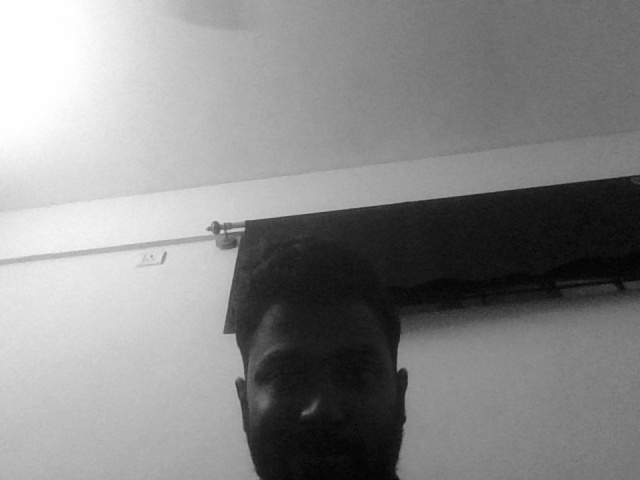
#> input picture Frames/Frame10.jpg, 640 x 480 px, found by its file name; its folder holds only this picture in this run
$ python Apply_Countour_detection.py
#> lines starting #> are read from the running program, lines starting #| are printed output that depends on the picture; after the words box and inside, x2 and y2 are one past the last pixel; in counts of white or black regions, pixels touching at a corner belong together
import os
import cv2
import numpy as np

DirPath = '.\Frames'
Files = os.listdir(DirPath)
for File in Files:
    imgPath = os.path.join(DirPath, File)
    print(imgPath)
    gray = cv2.imread (imgPath)
#> gray is the input picture: shape (480, 640, 3); min 2, max 255, mean 136.6
    # Apply a Gaussian blur to the image
    blurred = cv2.GaussianBlur(gray, (5, 5), 0)
    # Use the Canny edge detector to detect the edges in the image
    edges = cv2.Canny(blurred, 50, 150)
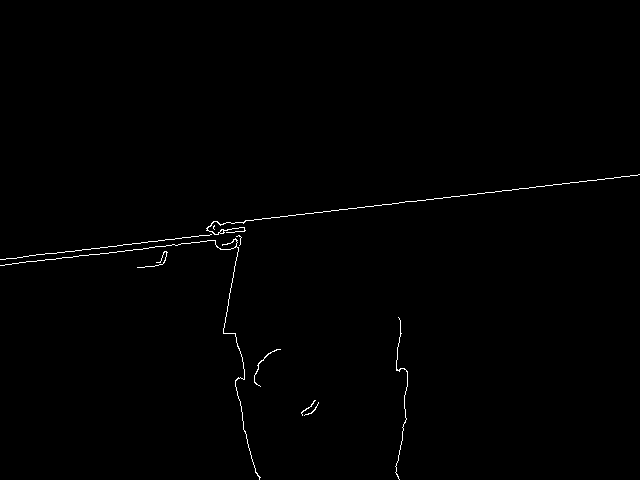
#> edges: shape (480, 640); 0.54% white in thin lines or dots, all inside (x1, y1, x2, y2) = (0, 174, 640, 480)
    # Find the contours in the image
    contours, _ = cv2.findContours(edges, cv2.RETR_EXTERNAL, cv2.CHAIN_APPROX_SIMPLE)
#> contours = 10 contours, 8 with area under 20; largest, box (x1, y1, x2, y2) and area: (206, 174, 640, 235) 37, (0, 238, 261, 480) 24
    # Create a mask image with white pixels representing the foreground
    mask = 255 * np.ones(gray.shape, dtype=np.uint8)
    # Draw the contours on the mask image
    cv2.drawContours(mask, contours, -1, (0, 0, 0), -1)
    # Separate the foreground from the background using the mask
    foreground = cv2.bitwise_and(gray, mask)
    cv2.imshow('image', gray)
    cv2.imshow('foreground.jpg', foreground)
    cv2.waitKey(100)

cv2.destroyAllWindows()

$ run again, on Frames/Frame157.jpg
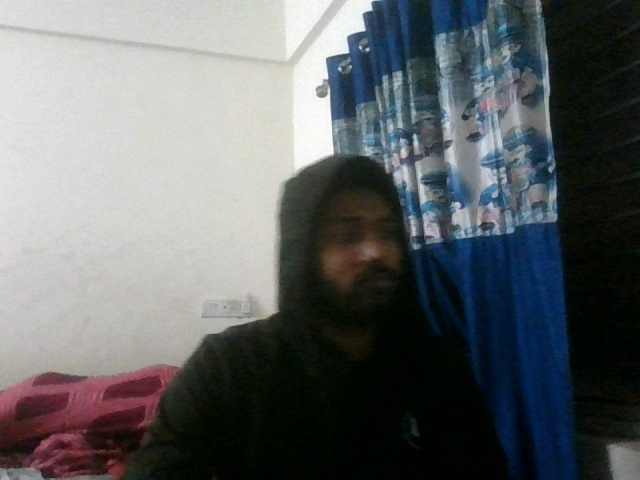
#> input picture Frames/Frame157.jpg, 640 x 480 px, found by its file name
#> gray is the input picture: shape (480, 640, 3); mean B, G, R 103.1, 101.5, 97.9
#> `edges = cv2.Canny(blurred, 50, 150)`:
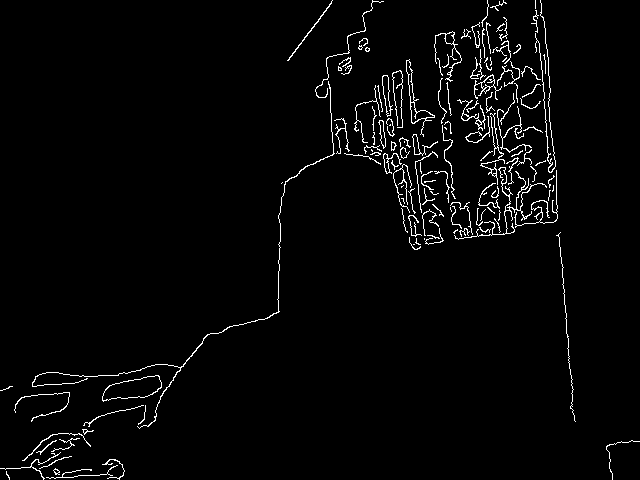
#> edges: shape (480, 640); 2.6% white in thin lines or dots
#> contours = 137 contours, 113 with area under 20; largest, box (x1, y1, x2, y2) and area: (102, 375, 162, 402) 923, (406, 59, 435, 137) 364, (382, 75, 393, 117) 188, (474, 74, 502, 100) 153, (434, 31, 462, 82) 116
#> mask: shape (480, 640, 3); 96.8% white; 137 black regions (35 under 20 px), largest, box (x1, y1, x2, y2) and area: (102, 375, 162, 402) 992, (32, 81, 335, 429) 737, (406, 59, 435, 137) 473
#> `foreground = cv2.bitwise_and(gray, mask)`:
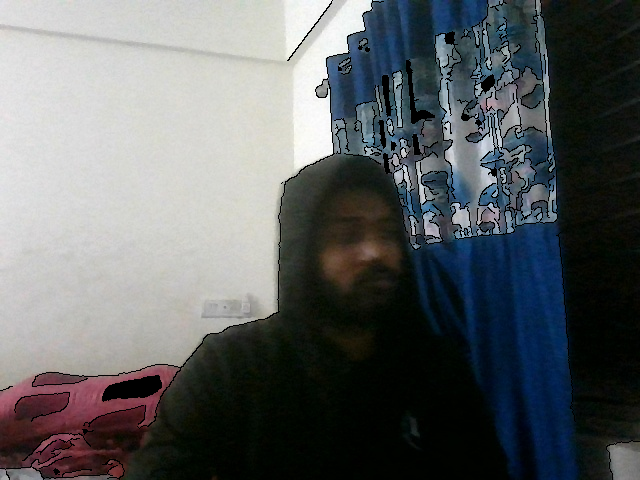
#> foreground: shape (480, 640, 3); mean B, G, R 99.5, 98.2, 94.7

$ run again, on Frames/Frame161.jpg
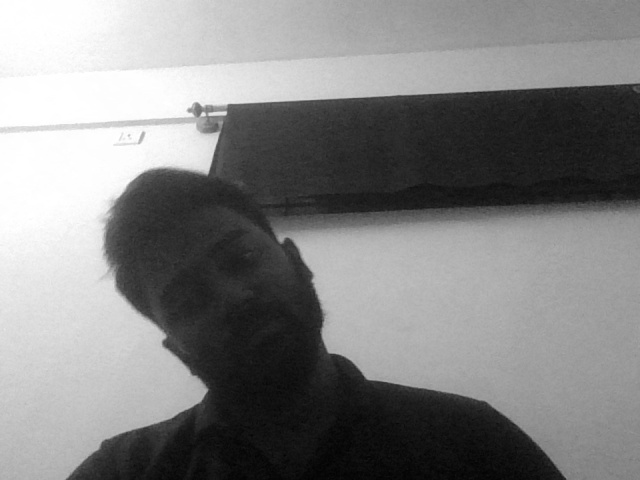
#> input picture Frames/Frame161.jpg, 640 x 480 px, found by its file name
#> gray is the input picture: shape (480, 640, 3); min 1, max 255, mean 130.5
#> `edges = cv2.Canny(blurred, 50, 150)`:
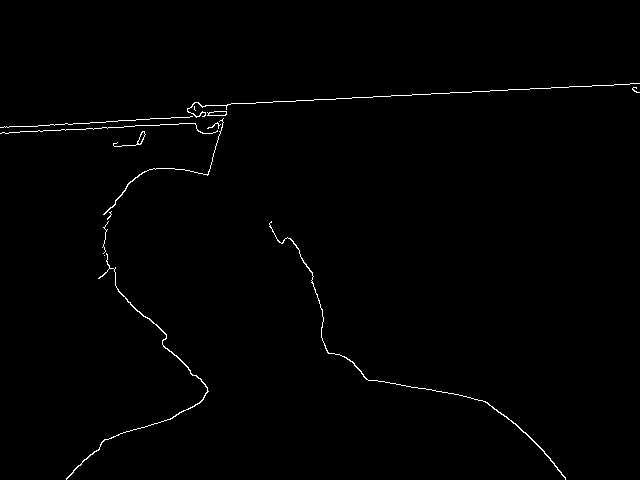
#> edges: shape (480, 640); 0.76% white in thin lines or dots, all inside (x1, y1, x2, y2) = (0, 83, 640, 480)
#> contours = 14 contours, 8 with area under 20; largest, box (x1, y1, x2, y2) and area: (66, 253, 209, 480) 150, (269, 221, 566, 480) 129, (207, 111, 227, 116) 66, (113, 131, 146, 147) 52, (103, 118, 224, 215) 41, (187, 83, 640, 118) 24
